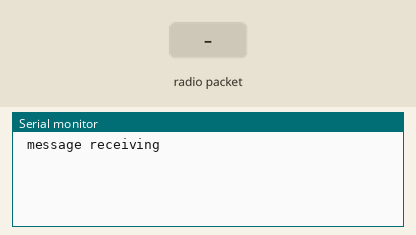
This sketch was run on a simulated Arduino Uno, built with avr-gcc and run on an emulated ATmega328P. Shown: the last lines printed to the serial monitor. Inputs (shaded band) come from the test bench. No radio packets arrive unless stated.

Above: at 4.2 s.
4.3 s: radio packet "1" arrives
At 4.7 s:
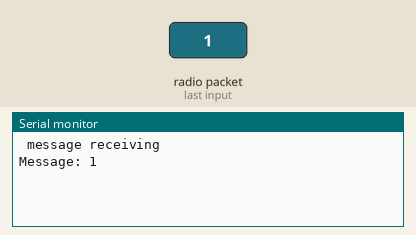
5.8 s: radio packet "0" arrives
At 7.0 s:
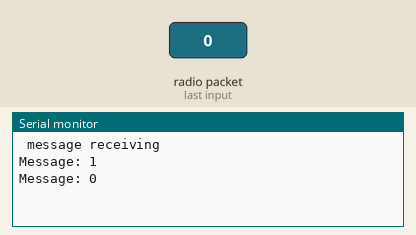
7.3 s: radio packet "2" arrives
At 8.2 s:
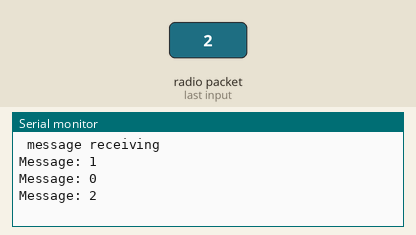

Measured:
- after the input at 4.3 s, the serial monitor: prints a new line at once (image 1)
- after the input at 5.8 s, the serial monitor: prints a new line at once (image 2)
- after the input at 7.3 s, the serial monitor: prints a new line at once (image 3)

The sketch:

receiver_esp.ino
```cpp
#include <RH_ASK.h>
#include <SPI.h> // Not actualy used but needed to compile


RH_ASK rf_driver(2000,21, 22);


void setup()
{
    delay(3000);
    Serial.begin(9600);  // Debugging only
    Serial.println(" message receiving");
    if (!rf_driver.init())
        Serial.println("init failed");
}

void loop()
{
    uint8_t buf[12]={0};
    uint8_t buflen = sizeof(buf);
    if (rf_driver.recv(buf, &buflen)) // Non-blocking
    {
      int i;
      // Message with a good checksum received, dump it.
      Serial.print("Message: ");
      Serial.println((char*)buf);
    }
}
```
